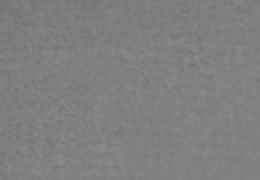
#> input picture train/real_texture_bank/grain_000.png, 130 x 90 px (shown 2 times larger)
$ python -i dataset.py   (imports and definitions only)
#> lines starting #> are read from the running program, lines starting #| are printed output that depends on the picture; after the words box and inside, x2 and y2 are one past the last pixel; in counts of white or black regions, pixels touching at a corner belong together
#> further down, picture is the input picture: shape (90, 130); min 116, max 138, mean 127.5
"""
round3train/dataset.py  –  Grand staff (대보표) 지원 OMR 데이터셋.

Round 3 핵심 변경:
1. 대보표 이미지: 오선 2개가 한 쌍(treble + bass)
   - 짝수 인덱스 오선 (0, 2, ...) = treble stave
   - 홀수 인덱스 오선 (1, 3, ...) = bass stave
2. 토큰 시퀀스를 staff-bass 기준으로 분리:
   - treble stave → treble 토큰만
   - bass stave   → bass 토큰만
3. 단일 오선 이미지(Round 1/2 누적 데이터)도 그대로 지원

토큰 구조 (대보표 1 system, 2마디 예시):
  [SOS, clef-G, key-C, time-4/4]
  [treble_m1] staff-bass clef-F [bass_m1] barline
  [treble_m2] staff-bass [bass_m2] barline-final

→ treble 샘플: header + treble_m1 + barline + treble_m2 + barline-final
→ bass   샘플: clef-F + bass_m1 + barline + bass_m2 + barline-final
"""

import json
import os
import random
from concurrent.futures import ThreadPoolExecutor
from contextlib import contextmanager, nullcontext
from typing import Dict, List, Optional, Tuple

import cv2
import numpy as np
import torch
from torch.utils.data import Dataset

from real_texture_augment import apply_real_texture

# ─────────────────────────────────────────────────────────────────────────────
#  Constants
# ─────────────────────────────────────────────────────────────────────────────

PAD_ID       = 0
SOS_ID       = 1
EOS_ID       = 2

PATCH_SIZE   = 320
CANVAS_H        = 320   # MARGIN_UNITS=3.0 기준 (4+2*3=10 units); 256은 margin=2.0(8 units) 시절 값,
                         # 그대로 두면 오선 한 칸당 픽셀 밀도가 20% 줄어 음높이 구분 해상도 저하
CANVAS_W        = 1280
SYSTEM_CANVAS_H = 480   # 위와 동일 이유로 384(half=192, margin=2.0 기준)에서 비례 확대(half=240)
MARGIN_UNITS    = 3.0  # 2.0이면 최고/최저음(B5/C2 등) 음표머리·임시표가 크롭 경계에서 잘림
MARGIN_UNITS_CAP = 10.0  # 옥타브(ottava) 브래킷+텍스트처럼 MARGIN_UNITS보다 훨씬 멀리 그려지는
                         # 기호가 있으면 이 상한까지 콘텐츠 기준으로 마진을 늘림(_content_y_extent)

# 2026-08-03: CANVAS_H/MARGIN_UNITS 설계 의도("4+2*3=10 units")를 실제 크롭 스케일/배치
# 로직에 그대로 반영 -- 오선이 항상 이 픽셀당유닛으로, 항상 이 y좌표에 오도록 고정한다
# (기존엔 이 상수들이 캔버스 "크기"만 정하고, 실제 스케일/배치는 마디마다 다른 콘텐츠
# 높이 기준이라 오선의 절대 위치/크기가 흔들렸음 -- 3도(선/칸) 오독 근본원인 대응).
STAFF_UNIT_PX        = CANVAS_H / (4 + 2 * MARGIN_UNITS)         # = 32.0
STAFF_ANCHOR_TOP_PX  = int(round(MARGIN_UNITS * STAFF_UNIT_PX))  # = 96 (오선 첫 줄 고정 y)
SYSTEM_STAFF_UNIT_PX       = (SYSTEM_CANVAS_H / 2) / (4 + 2 * MARGIN_UNITS)  # = 24.0
SYSTEM_STAFF_ANCHOR_TOP_PX = int(round(MARGIN_UNITS * SYSTEM_STAFF_UNIT_PX))  # = 72
TARGET_W     = 1920
IMG_MEAN     = 0.7931
IMG_STD      = 0.1738


# [14 lines left out: function make_model_input, not called in this run]


SEG_BG         = 0
SEG_STEM_REST  = 1
SEG_NOTEHEAD   = 2
SEG_CLEF_KEY   = 3
SEG_STAFF_LINE = 4
SEG_SYMBOL     = 5
SEG_NUM_CLS    = 6

MIN_UNIT = 8.0  # 2026-07-31: 11.0은 Step1의 새 동적 와이드 페이지(마디당 2.5in, 최대 16in
# 폭)에서 preprocess()가 고정 TARGET_W=1920으로 리사이즈하면 오선 간격이 9px대까지 내려가는
# 케이스를 대량으로 걸러내버렸다(실측: 60장 샘플 기준 11.0에서 18/60만 검출 -> 8.0에서
# 59/60). 렌더링/콘텐츠 문제가 아니라 이 임계값 자체가 새 레이아웃엔 너무 엄격했던 것.
MAX_UNIT = 150.0  # 마디 수가 적은 페이지는 MuseScore가 오선을 크게 렌더링해 간격이
                  # ~113~116px까지 벌어짐 (기존 60은 다마디 페이지 기준) -- 여유있게 확장

_HEADER_PREFIXES = ('clef-', 'key-', 'time-')
_HEADER_SPECIALS = {'<SOS>', '<EOS>', '<PAD>', '<UNK>'}
_BARLINE_STRS    = frozenset({
    'barline', 'barline-final', 'barline-end-repeat',
    'barline-start-repeat', 'barline-double',
})


# ─────────────────────────────────────────────────────────────────────────────
#  전처리 (C++ 미러)
# ─────────────────────────────────────────────────────────────────────────────

# [120 lines left out: functions preprocess, _cached_npy, _read_image_composited, load_preprocessed, load_staffs_cached, not called in this run]


# ─────────────────────────────────────────────────────────────────────────────
#  원근/기울기 보정 (ml/omr/engine/src/perspective_corrector.cpp 포팅)
#
#  detect_staffs()는 수평 투영 프로파일 기반이라 회전에 전혀 강건하지 않다(2026-07-24,
#  L4 노이즈 99장 테스트에서 60.6% 오선 검출 실패로 확인). C++ 엔진에는 이미 이 문제에
#  대응하는 2단계 보정 로직이 있었지만 Python 학습/평가 파이프라인에는 연결돼 있지
#  않았다 -- 그걸 그대로 포팅.
# ─────────────────────────────────────────────────────────────────────────────

_MIN_PAGE_AREA_RATIO  = 0.20  # 후보 페이지 quad가 프레임 대비 차지해야 할 최소 면적 비율
_MAX_DESKEW_ANGLE_DEG = 15.0  # 2단계 deskew가 보정하는 최대 각도(그 이상은 카메라 기울기로 보기 어려움)
_MIN_LINE_FRAC        = 0.30  # HoughLinesP가 인정하는 최소 정규화 직선 길이


def _order_points(pts: np.ndarray) -> np.ndarray:
    """4점을 [TL, TR, BR, BL] 순서로 정렬."""
    pts = sorted(pts.tolist(), key=lambda p: p[0] + p[1])
    tl, br = pts[0], pts[3]
    mid1, mid2 = pts[1], pts[2]
    if (mid1[0] - mid1[1]) > (mid2[0] - mid2[1]):
        tr, bl = mid1, mid2
    else:
        tr, bl = mid2, mid1
    return np.array([tl, tr, br, bl], dtype=np.float32)


def _detect_page_quad(gray: np.ndarray) -> Optional[np.ndarray]:
    """페이지 경계를 4각형으로 검출. 실패 시 None."""
    scale = min(1.0, 640.0 / gray.shape[1])
    small = cv2.resize(gray, None, fx=scale, fy=scale, interpolation=cv2.INTER_AREA) if scale < 1.0 else gray
    blurred = cv2.GaussianBlur(small, (5, 5), 0)
    inv = cv2.bitwise_not(blurred)
    _, binary = cv2.threshold(inv, 0, 255, cv2.THRESH_BINARY | cv2.THRESH_OTSU)
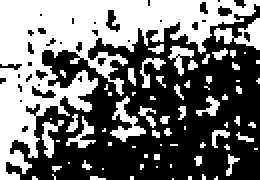
#> binary: shape (90, 130) (shown 2 times larger); 45% white; 72 white regions (56 under 20 px), largest, box (x1, y1, x2, y2) and area: (0, 0, 130, 90) 3993, (107, 9, 130, 25) 163, (55, 48, 73, 71) 151
    kside = max(11, int(small.shape[1] * 0.03)) | 1
    kernel = cv2.getStructuringElement(cv2.MORPH_RECT, (kside, kside))
    binary = cv2.morphologyEx(binary, cv2.MORPH_CLOSE, kernel)
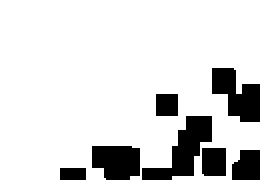
#> binary: shape (90, 130) (shown 2 times larger); 84.6% white; 7 black regions
    contours, _ = cv2.findContours(binary, cv2.RETR_EXTERNAL, cv2.CHAIN_APPROX_SIMPLE)
#> contours = 1 contour; box (x1, y1, x2, y2) and area: (0, 0, 130, 90) 9858
    if not contours:
        return None
    largest = max(contours, key=cv2.contourArea)
#> largest = contour of 74 points, box (x1, y1, x2, y2) (0, 0, 130, 90), area 9858
#> (the rest of the program and of its run is left out)
